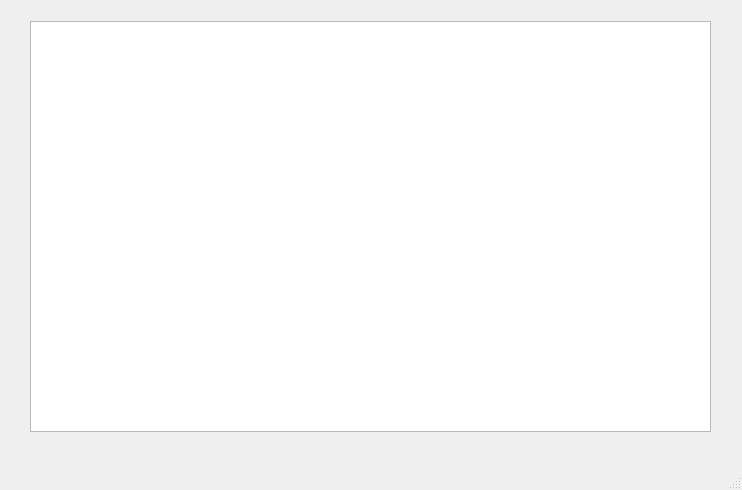
<?xml version="1.0" encoding="UTF-8"?>
<ui version="4.0">
 <class>SearchResultWindow</class>
 <widget class="QMainWindow" name="SearchResultWindow">
  <property name="geometry">
   <rect>
    <x>0</x>
    <y>0</y>
    <width>742</width>
    <height>490</height>
   </rect>
  </property>
  <property name="windowTitle">
   <string>MainWindow</string>
  </property>
  <widget class="QWidget" name="centralwidget">
   <widget class="QListView" name="listView">
    <property name="geometry">
     <rect>
      <x>30</x>
      <y>21</y>
      <width>681</width>
      <height>411</height>
     </rect>
    </property>
   </widget>
  </widget>
  <widget class="QMenuBar" name="menubar">
   <property name="geometry">
    <rect>
     <x>0</x>
     <y>0</y>
     <width>742</width>
     <height>26</height>
    </rect>
   </property>
  </widget>
  <widget class="QStatusBar" name="statusbar"/>
 </widget>
 <resources/>
 <connections/>
</ui>
